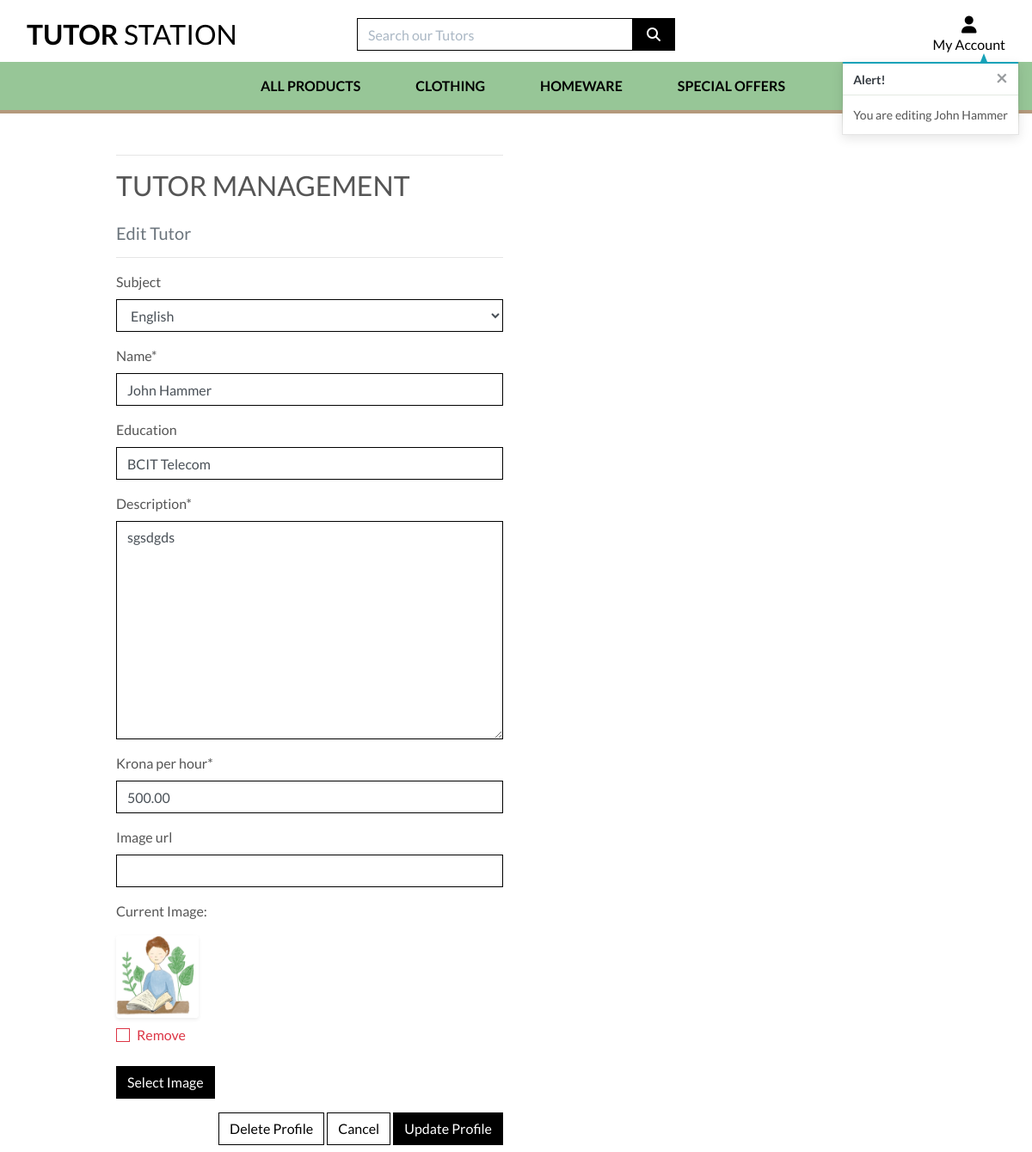
The app's page /tutors/edit/1/ (signed in) with its own data.
### tutors/models.py (models this page shows, shortened)
class Tutor(models.Model):
    user = models.CharField(max_length=254, null=True, blank=True)
    subject = models.ForeignKey('Subject', null=True, blank=True, on_delete=models.SET_NULL)
    name = models.CharField(max_length=254)
    education = models.CharField(max_length=1024, null=True, blank=True)
    description = models.TextField()
    krona_per_hour = models.DecimalField(max_digits=6, decimal_places=2)
    image_url = models.URLField(max_length=1024, null=True, blank=True)
    image = models.ImageField(null=True, blank=True)

### tutors/views.py (the view)
# urls.py: path('edit/<int:tutor_id>/', views.edit_tutor, name='edit_tutor'),
@login_required
def edit_tutor(request, tutor_id):
    tutorget = Tutor.objects.filter(user=request.user)
    tutor_user = tutorget.values_list('user', flat=True)[0]
    tutor_id = tutorget.values_list('id', flat=True)[0]
    tutor = get_object_or_404(Tutor, pk=tutor_id)
    if str(request.user) != tutor_user:
        messages.error(request, 'Sorry, This is not your account.')
        return redirect(reverse('home'))
    if request.method == 'POST':
        form = TutorForm(request.POST, request.FILES, instance=tutor)
        if form.is_valid():
            form.save()
            messages.success(request, 'Successfully updated product!')
            return redirect(reverse('tutor_detail', args=[tutor.id]))
        else:
            messages.error(request, 'Failed to update product. Please ensure the form is valid.')
    else:
        form = TutorForm(instance=tutor)
        messages.info(request, f'You are editing {tutor.name}')
    template = 'tutors/edit_tutor.html'
    context = {
        'form': form,
        'tutor': tutor,
        'tutor_id': tutor_id,
    }
    return render(request, template, context)

### tutors/forms.py
class TutorForm(forms.ModelForm):
    class Meta:
        model = Tutor
        fields = '__all__'
    image = forms.ImageField(label='Image', required=False, widget=CustomClearableFileInput)
    def __init__(self, *args, **kwargs):
        super().__init__(*args, **kwargs)
        subjects = Subject.objects.all()
        friendly_names = [(s.id, s.get_friendly_name()) for s in subjects]
        self.fields['subject'].choices = friendly_names
        for field_name, field in self.fields.items():
            field.widget.attrs['class'] = 'border-black rounded-0'

### tutors/models.py (called while the page is built)
    def get_friendly_name(self):
        return self.friendly_name

### tutors/templates/tutors/edit_tutor.html (shortened to what this page needs)
{% extends "base.html" %}
{% load static %}
{% block page_header %}
    <div class="container header-container">
    </div>
{% endblock %}
{% block content %}
    <div class="overlay"></div>
    <div class="container">
        <div class="row">
            <div class="col-12 col-md-6">
                <hr>
                <h2 class="logo-font mb-4">Tutor Management</h2>
                <h5 class="text-muted">Edit Tutor</h5>
                <hr>
            </div>
        </div>
        <div class="row">
            <div class="col-12 col-md-6">
                <form method="POST" action="{% url 'edit_tutor' tutor.id %}" class="form mb-2" enctype="multipart/form-data">
                    {% for field in form %}
                        {% if field.name != 'image' %}
                            {% if field.name != 'user' %}
                                {{ field | as_crispy_field }}
                            {% endif %}
                        {% else %}
                            {{ field }}
                        {% endif %}
                    {% endfor %}
                    <div class="text-right">
                        <a class="btn btn-outline-danger rounded-0" href="{% url 'delete_tutor' tutor_id %}">Delete Profile</a>
                        <a class="btn btn-outline-black rounded-0" href="{% url 'tutors' %}">Cancel</a>
                        <button class="btn btn-black rounded-0" type="submit">Update Profile</button>
                    </div>
                </form>
            </div>
        </div>
    </div>
{% endblock %}

### static/css/base.css (style rules this page uses)
html { height: 100%; }
body { background: url('/media/logo.jpg') no-repeat center center fixed; background-size: cover; background-position-y: 32%; height: calc(100vh - 164px); color: #555; font-family: 'Lato'; }
.logo-font { text-transform: uppercase; }
.btn-black { background: black; color: white; }
.btn-outline-black { background: white; color: black !important; border: 1px solid black; }
.btn-outline-danger { background: white; color: black !important; border: 1px solid black; }
.border-black { border: 1px solid black !important; }
.overlay { height: 100%; width: 100%; top: 0; left: 0; position: fixed; background: white; z-index: -1; }
@media (min-width: 1200px) { .container { max-width: 80%; } }
@media (min-width: 992px) { .header-container { padding-top: 164px; } }

### records on screen
Tutor: subject "English" "John Hammer" "BCIT Telecom" "sgsdgds" "500.00"

### other values on screen
{{ message }} "You are editing John Hammer"
{{ widget.initial_text }} "Current Image"
{{ widget.clear_checkbox_label }} "Remove"
